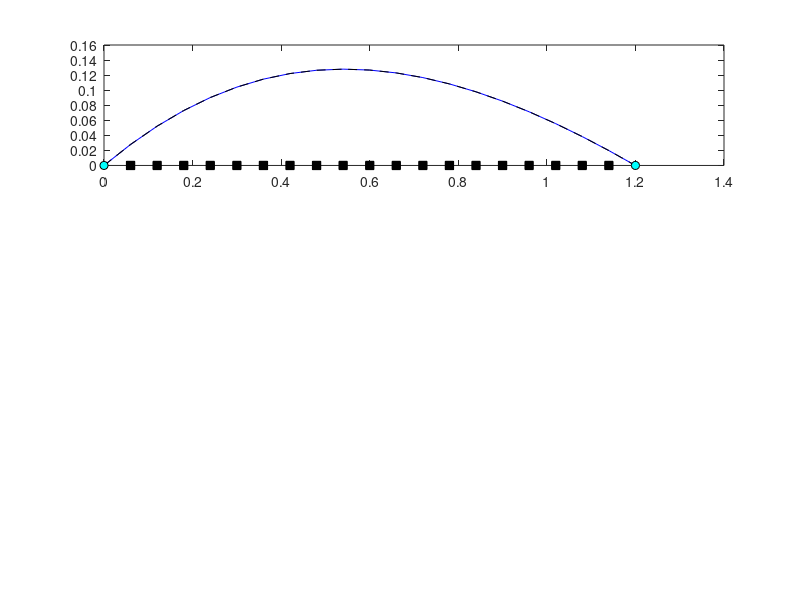

This chart was generated by the following MATLAB code: (Note: this script raises an error after producing the figure.)
%------------------------------------------------------------------------
%                   Approximation of Derivatives
%          Task: Solve Poisson's Equation using Grids
%                       Dr M Ducceschi
%                   University of Bologna
%                       11 May 2024
%-------------------------------------------------------------------------


clear all
close all
clc



M  = 20 ;
L  = 1.2 ;

h = L/M ;

grid1   = (1:M-1)'*h ;
grid2   = (L^2 - ((1:M-1)'*h).^2)/L ;
grid2   = grid2(end:-1:1) ;
grid3   = L*rand(M-1,1) ;
grid3   = sort(grid3) ;
gridEx  = (0:500)'*L/500 ;

w1    = -(1-tanh(grid1).^2) ;
w2    = -(1-tanh(grid2).^2) ;
w3    = -(1-tanh(grid3).^2) ;

s1    = -log(cosh(grid1)) + L^(-1)*grid1*log(cosh(L))  ;
s2    = -log(cosh(grid2)) + L^(-1)*grid2*log(cosh(L))  ;
s3    = -log(cosh(grid3)) + L^(-1)*grid3*log(cosh(L))  ;

solEx    = -log(cosh(gridEx)) + L^(-1)*gridEx*log(cosh(L))  ;

D1 = zeros(M-1,M-1) ;
D2 = zeros(M-1,M-1) ;
D3 = zeros(M-1,M-1) ;

for m = 2 : M - 2

    D1m       = grid1(m)-grid1(m-1) ; 
    D1p       = grid1(m+1)-grid1(m) ;
    D1(m,m)   = -2/(D1m*D1p) ;
    D1(m,m+1) = 2/(D1p)/(D1m+D1p) ;
    D1(m,m-1) = 2/(D1m)/(D1m+D1p) ;


    D2m       = grid2(m)-grid2(m-1) ; 
    D2p       = grid2(m+1)-grid2(m) ;
    D2(m,m)   = -2/(D2m*D2p) ;
    D2(m,m+1) = 2/(D2p)/(D2m+D2p) ;
    D2(m,m-1) = 2/(D2m)/(D2m+D2p) ;


    D3m       = grid3(m)-grid3(m-1) ; 
    D3p       = grid3(m+1)-grid3(m) ;
    D3(m,m)   = -2/(D3m*D3p) ;
    D3(m,m+1) = 2/(D3p)/(D3m+D3p) ;
    D3(m,m-1) = 2/(D3m)/(D3m+D3p) ;


end

D1m           = grid1(1) ; 
D1p           = grid1(2)-grid1(1) ;
D1(1,1)       = -2/(D1m*D1p) ;
D1(1,2)       = 2/(D1p*(D1m+D1p)) ;
D1m           = grid1(M-1)-grid1(M-2) ;
D1p           = L-grid1(M-1) ;
D1(end,end)   = -2/(D1m*D1p) ;
D1(end,end-1) = 2/(D1m*(D1m+D1p)) ;


D2m           = grid2(1) ; 
D2p           = grid2(2)-grid2(1) ;
D2(1,1)       = -2/(D2m*D2p) ;
D2(1,2)       = 2/(D2p*(D2m+D2p)) ;
D2m           = grid2(M-1)-grid2(M-2) ;
D2p           = L-grid2(M-1) ;
D2(end,end)   = -2/(D2m*D2p) ;
D2(end,end-1) = 2/(D2m*(D2m+D2p)) ;


D3m           = grid3(1) ; 
D3p           = grid3(2)-grid3(1) ;
D3(1,1)       = -2/(D3m*D3p) ;
D3(1,2)       = 2/(D3p*(D3m+D3p)) ;
D3m           = grid3(M-1)-grid3(M-2) ;
D3p           = L-grid3(M-1) ;
D3(end,end)   = -2/(D3m*D3p) ;
D3(end,end-1) = 2/(D3m*(D3m+D3p)) ;


s1Approx      = D1 \ w1 ;
s2Approx      = D2 \ w2 ;
s3Approx      = D3 \ w3 ;




subplot(3,1,1)
%plot(gridEx,solEx,'color',[0.5,0.5,0.5],'linewidth',5); hold on;
plot([0;grid1;L],[0;s1;0],'-b') ; hold on;
plot([0;grid1;L],[0;s1Approx;0],'--k') ; 
plot(grid1,0*grid1,'linestyle','none','marker','square','markerfacecolor','k','markeredgecolor','k') ;
plot([0,L],[0,0],'linestyle','none','marker','o','markerfacecolor','c','markeredgecolor','k')
set(gca,TickLabelInterpreter = 'latex') ;
title('Uniform Grid','interpreter','latex') ;
ylim([-0.05,0.15])
set(gca,'fontsize',12)
legend('Exact', 'Num.')
subplot(3,1,2)
%plot(gridEx,solEx,'color',[0.5,0.5,0.5],'linewidth',5); hold on;
plot([0;grid2;L],[0;s2;0],'-b') ; hold on;
plot([0;grid2;L],[0;s2Approx;0],'--r') ; 

plot(grid2,0*grid2,'linestyle','none','marker','square','markerfacecolor','k','markeredgecolor','k') ;
plot([0,L],[0,0],'linestyle','none','marker','o','markerfacecolor','c','markeredgecolor','k')
set(gca,TickLabelInterpreter = 'latex') ;
title('Smooth Grid','interpreter','latex') ;
set(gca,'fontsize',12)
legend('Exact', 'Num.')
ylim([-0.05,0.15])
subplot(3,1,3)
%plot(gridEx,solEx,'color',[0.5,0.5,0.5],'linewidth',5); hold on;
plot([0;grid3;L],[0;s3;0],'-b') ; hold on ;
plot([0;grid3;L],[0;s3Approx;0],'--g') ; 
plot(grid3,0*grid3,'linestyle','none','marker','square','markerfacecolor','k','markeredgecolor','k') ;
plot([0,L],[0,0],'linestyle','none','marker','o','markerfacecolor','c','markeredgecolor','k')
set(gca,TickLabelInterpreter = 'latex') ;
title('Random Grid','interpreter','latex') ;
ylim([-0.05,0.15])
set(gca,'fontsize',12)
legend('Exact', 'Num.')



